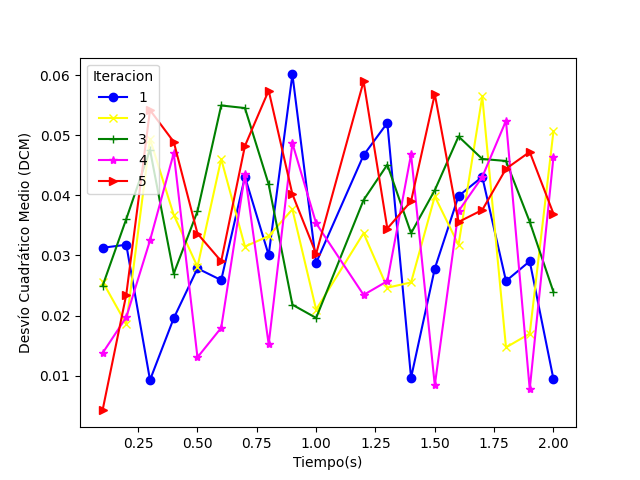

The Python source for this figure:
import matplotlib.pyplot as plt
import numpy as np
from scipy.stats import linregress

aux_1 = "../Times/DCM.txt"
aux_2 = "../Times/DCM2.txt"
aux_3 = "../Times/DCM3.txt"
aux_4 = "../Times/DCM4.txt"
aux_5 = "../Times/DCM5.txt"

dcms_1 = []
dcms_2 = []
dcms_3 = []
dcms_4 = []
dcms_5 = []
final = []

with open(aux_1, 'r') as file:
    for l in file:
        dcms_1.append(float(l))

with open(aux_2, 'r') as file:
    for l in file:
        dcms_2.append(float(l))

with open(aux_3, 'r') as file:
    for l in file:
        dcms_3.append(float(l))
        

with open(aux_4, 'r') as file:
    for l in file:
        dcms_4.append(float(l))
        

with open(aux_5, 'r') as file:
    for l in file:
        dcms_5.append(float(l))
        
# for x in range(20):
#     prom = (dcms_1[x] + dcms_2[x] + dcms_3[x] + dcms_4[x] + dcms_5[x])/5
#     final.append(prom)

t = [0.1,0.2,0.3,0.4,0.5,0.6,0.7,0.8,0.9,1.0,1.2,1.3,1.4,1.5,1.6,1.7,1.8,1.9,2.0]

print(len(t) == len(dcms_1) == len(dcms_2) == len(dcms_3) == len(dcms_4) == len(dcms_5))

for x in range(19):
    prom = (dcms_1[x] + dcms_2[x] + dcms_3[x] + dcms_4[x] + dcms_5[x])/5
    final.append(prom)

plt.plot(t, dcms_1, marker="o", color="blue", label='1')
plt.plot(t, dcms_2, marker="x", color="yellow", label='2')
plt.plot(t, dcms_3, marker="+", color="green", label='3')
plt.plot(t, dcms_4, marker="*", color="magenta", label='4')
plt.plot(t, dcms_5, marker=">", color="red", label='5')



plt.xlabel('Tiempo(s)')
plt.ylabel('Desvío Cuadrático Medio (DCM)')
plt.legend().set_title('Iteracion')

# Mostrar la gráfica
plt.savefig('DCM.png')


# slope, intercept, r_value, p_value, std_err = linregress(t, final)

# # Calculamos el coeficiente de difusión en 1D (d = 1)
# D = slope / 2   
# std_dev = np.std(final)
# sem = std_dev / np.sqrt(len(final))
# x = np.arange(len(final))

# # Graficamos los datos junto con la línea ajustada
# plt.figure(figsize=(8, 6))
# plt.errorbar(t, final,yerr=sem,fmt="o",capsize=5,linestyle="-",ecolor="black", label="Datos DCM", color="blue")
# plt.plot(t, intercept + slope * np.array(t), 'r', label=f"Ajuste lineal: y={slope:.5f}x + {intercept:.5f}")
# plt.xlabel("Tiempo (s)")
# plt.ylabel("Desplazamiento cuadrático medio (DCM)")
# plt.legend()
# plt.grid(True)
# plt.savefig('DCM_prom.png')